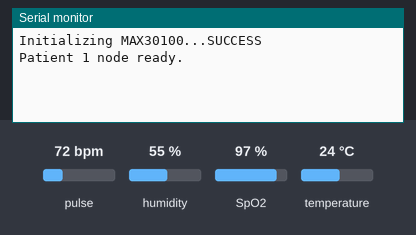
A sketch run on a simulated ESP32. On the bench: the last lines printed to the serial monitor. Inputs (shaded band) come from the test bench; at power-on: pulse 72 bpm, SpO2 97 %, temperature 24 °C, humidity 55 %. No radio packets arrive unless stated.

Above: at 1.2 s.
1.3 s: pulse set to 42 bpm
At 3.1 s:
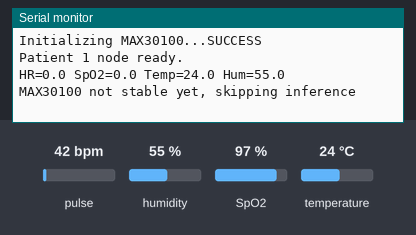
3.5 s: SpO2 set to 80 %
At 4.8 s:
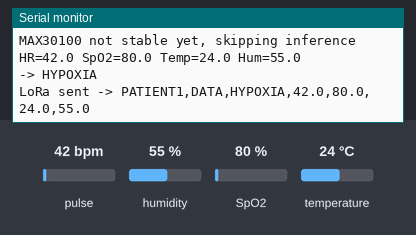
5.5 s: pulse set to 100 bpm
At 7.2 s:
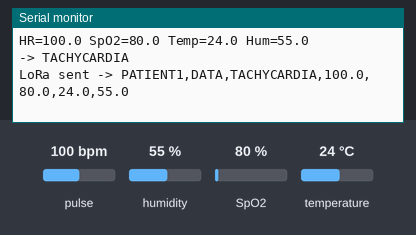
7.5 s: temperature set to 41 °C
At 10.5 s:
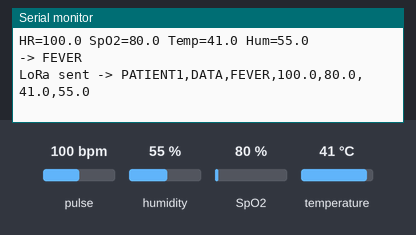
11.5 s: humidity set to 68 %
At 14.9 s:
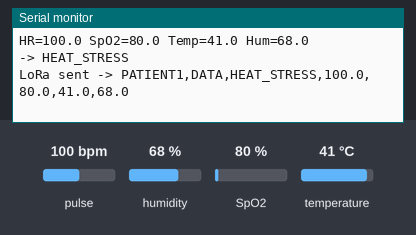
15.5 s: humidity set to 22 %
Timing chart, 0 to 18.0 s (numbered marks = the images above; inputs shaded):
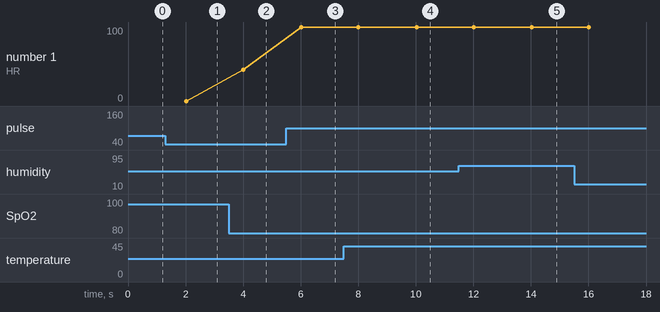

The sketch:

patient1_node.ino
```cpp
/*
 * PATIENT 1 NODE (Yokes) - MAX30100 + DHT11 only
 * Detects: NORMAL, HYPOXIA, TACHYCARDIA, BRADYCARDIA, FEVER, HEAT_STRESS
 */

#include <Wire.h>
#include <SPI.h>
#include <LoRa.h>
#include "MAX30100_PulseOximeter.h"
#include <DHT.h>
#include "model_p1.h"

#define LORA_SS   5
#define LORA_RST  14
#define LORA_DIO0 26
#define LORA_FREQ 433E6   // must match all other nodes and the gateway

PulseOximeter pox;
#define DHTPIN 15
#define DHTTYPE DHT11
DHT dht(DHTPIN, DHTTYPE);

Eloquent::ML::Port::DecisionTree model;

uint32_t tsLastReport = 0;
#define REPORTING_PERIOD_MS 2000

void onBeatDetected() {}

void setup() {
  Serial.begin(115200);
  Wire.begin(21, 22);

  LoRa.setPins(LORA_SS, LORA_RST, LORA_DIO0);
  if (!LoRa.begin(LORA_FREQ)) {
    Serial.println("LoRa init failed");
    while (1);
  }

  Serial.print("Initializing MAX30100...");
  if (!pox.begin()) {
    Serial.println("FAILED");
  } else {
    Serial.println("SUCCESS");
  }
  pox.setOnBeatDetectedCallback(onBeatDetected);

  dht.begin();
  Serial.println("Patient 1 node ready.");
}

void loop() {
  pox.update();

  if (millis() - tsLastReport > REPORTING_PERIOD_MS) {
    tsLastReport = millis();

    float hr = pox.getHeartRate();
    float spo2 = pox.getSpO2();
    float temp = dht.readTemperature();
    float humidity = dht.readHumidity();
    if (isnan(temp)) temp = 36.8;
    if (isnan(humidity)) humidity = 45.0;

    Serial.printf("HR=%.1f SpO2=%.1f Temp=%.1f Hum=%.1f\n", hr, spo2, temp, humidity);

    if (hr < 30) {
      Serial.println("MAX30100 not stable yet, skipping inference");
      return;
    }

    float features[4] = {hr, spo2, temp, humidity};
    int prediction = model.predict(features);
    const char* label = model.idxToLabel(prediction);
    Serial.printf("-> %s\n", label);

    String packet = "PATIENT1,DATA," + String(label) + "," +
                     String(hr, 1) + "," + String(spo2, 1) + "," +
                     String(temp, 1) + "," + String(humidity, 1);
    LoRa.beginPacket();
    LoRa.print(packet);
    LoRa.endPacket();
    Serial.println("LoRa sent -> " + packet);
  }
}
```

model_p1.h
```cpp
#pragma once
#include <cstdarg>
namespace Eloquent {
    namespace ML {
        namespace Port {
            class DecisionTree {
                public:
                    /**
                    * Predict class for features vector
                    */
                    int predict(float *x) {
                        if (x[0] <= 94.7711410522461) {
                            if (x[1] <= 94.17267990112305) {
                                return 1;
                            }

                            else {
                                if (x[0] <= 54.767704010009766) {
                                    return 3;
                                }

                                else {
                                    if (x[2] <= 37.894235610961914) {
                                        if (x[0] <= 58.38743591308594) {
                                            return 0;
                                        }

                                        else {
                                            return 0;
                                        }
                                    }

                                    else {
                                        if (x[2] <= 38.84748840332031) {
                                            return 4;
                                        }

                                        else {
                                            return 4;
                                        }
                                    }
                                }
                            }
                        }

                        else {
                            if (x[2] <= 37.551639556884766) {
                                if (x[0] <= 116.17389297485352) {
                                    return 2;
                                }

                                else {
                                    return 2;
                                }
                            }

                            else {
                                if (x[3] <= 63.168025970458984) {
                                    return 4;
                                }

                                else {
                                    if (x[3] <= 76.44717025756836) {
                                        if (x[1] <= 97.71398544311523) {
                                            return 5;
                                        }

                                        else {
                                            return 5;
                                        }
                                    }

                                    else {
                                        return 5;
                                    }
                                }
                            }
                        }
                    }

                    /**
                    * Predict readable class name
                    */
                    const char* predictLabel(float *x) {
                        return idxToLabel(predict(x));
                    }

                    /**
                    * Convert class idx to readable name
                    */
                    const char* idxToLabel(uint8_t classIdx) {
                        switch (classIdx) {
                            case 0:
                            return "NORMAL";
                            case 1:
                            return "HYPOXIA";
                            case 2:
                            return "TACHYCARDIA";
                            case 3:
                            return "BRADYCARDIA";
                            case 4:
                            return "FEVER";
                            case 5:
                            return "HEAT_STRESS";
                            default:
                            return "Houston we have a problem";
                        }
                    }

                protected:
                };
            }
        }
    }
```

Measured:
- after the input at 3.5 s, the serial monitor: prints a new line after 0.50 s (image 2)
- after the input at 5.5 s, the serial monitor: prints a new line after 0.53 s (image 3)
- after the input at 7.5 s, the serial monitor: prints a new line after 2.5 s (image 4)
- after the input at 11.5 s, the serial monitor: prints a new line after 2.5 s (image 5)
- plotted number 1: 42 → 100 after the input at 5.5 s
